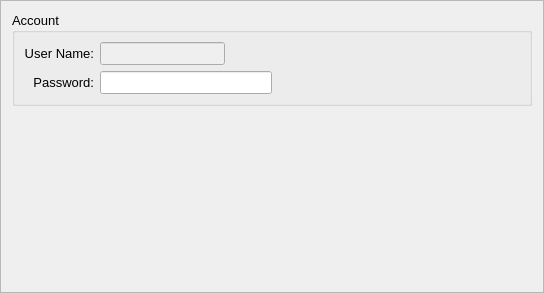
<?xml version="1.0" encoding="UTF-8"?>
<ui version="4.0">
 <class>FramePrivileges</class>
 <widget class="QFrame" name="FramePrivileges">
  <property name="geometry">
   <rect>
    <x>0</x>
    <y>0</y>
    <width>544</width>
    <height>293</height>
   </rect>
  </property>
  <property name="windowTitle">
   <string>Frame</string>
  </property>
  <property name="frameShape">
   <enum>QFrame::StyledPanel</enum>
  </property>
  <property name="frameShadow">
   <enum>QFrame::Raised</enum>
  </property>
  <layout class="QVBoxLayout" name="verticalLayout_5">
   <item>
    <widget class="QGroupBox" name="groupBox">
     <property name="font">
      <font>
       <pointsize>10</pointsize>
       <weight>50</weight>
       <bold>false</bold>
      </font>
     </property>
     <property name="title">
      <string>Account</string>
     </property>
     <property name="flat">
      <bool>true</bool>
     </property>
     <layout class="QVBoxLayout" name="verticalLayout">
      <item>
       <layout class="QHBoxLayout" name="horizontalLayout">
        <item>
         <layout class="QGridLayout" name="gridLayout">
          <item row="0" column="0">
           <widget class="QLabel" name="label">
            <property name="text">
             <string>User Name:</string>
            </property>
            <property name="alignment">
             <set>Qt::AlignRight|Qt::AlignTrailing|Qt::AlignVCenter</set>
            </property>
           </widget>
          </item>
          <item row="0" column="1">
           <widget class="QLineEdit" name="lineEditUserName">
            <property name="enabled">
             <bool>false</bool>
            </property>
            <property name="readOnly">
             <bool>true</bool>
            </property>
           </widget>
          </item>
          <item row="0" column="2">
           <spacer name="horizontalSpacer">
            <property name="orientation">
             <enum>Qt::Horizontal</enum>
            </property>
            <property name="sizeHint" stdset="0">
             <size>
              <width>40</width>
              <height>20</height>
             </size>
            </property>
           </spacer>
          </item>
          <item row="1" column="0">
           <widget class="QLabel" name="label_4">
            <property name="text">
             <string>Password:</string>
            </property>
            <property name="alignment">
             <set>Qt::AlignRight|Qt::AlignTrailing|Qt::AlignVCenter</set>
            </property>
           </widget>
          </item>
          <item row="1" column="1" colspan="2">
           <widget class="QLineEdit" name="lineEditPassword"/>
          </item>
         </layout>
        </item>
        <item>
         <spacer name="horizontalSpacer_2">
          <property name="orientation">
           <enum>Qt::Horizontal</enum>
          </property>
          <property name="sizeHint" stdset="0">
           <size>
            <width>40</width>
            <height>20</height>
           </size>
          </property>
         </spacer>
        </item>
       </layout>
      </item>
     </layout>
    </widget>
   </item>
   <item>
    <layout class="QVBoxLayout" name="verticalLayoutAuthorities"/>
   </item>
   <item>
    <spacer name="verticalSpacer">
     <property name="orientation">
      <enum>Qt::Vertical</enum>
     </property>
     <property name="sizeHint" stdset="0">
      <size>
       <width>20</width>
       <height>40</height>
      </size>
     </property>
    </spacer>
   </item>
  </layout>
 </widget>
 <resources/>
 <connections/>
</ui>
